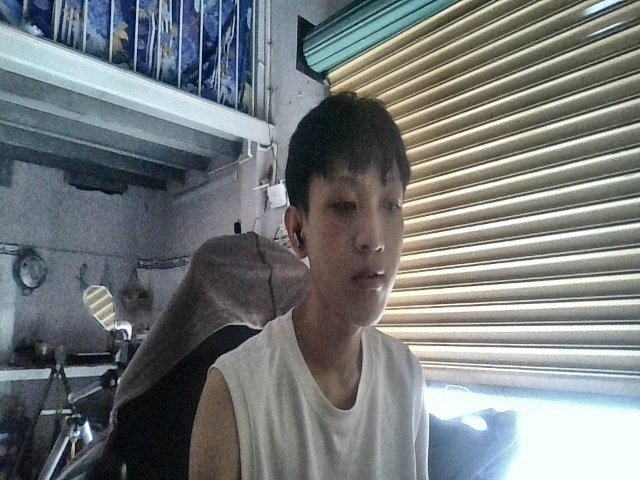
#> input picture WEB-AI-LOCAL-main/WEB-AI-LOCAL-main/debug_bbox.jpg, 640 x 480 px
$ python -i mage_quality.py   (imports and definitions only)   (older library calls are emulated)
#> lines starting #> are read from the running program, lines starting #| are printed output that depends on the picture
#> further down, picture is the input picture: shape (480, 640, 3); mean B, G, R 122.7, 121.8, 117.4
import cv2
import numpy as np
import config


# [9 lines left out: function assess_quality, not called in this run]


def _apply_gamma(img, gamma):
    table = np.array([((i / 255.0) ** gamma) * 255 for i in range(256)]).astype("uint8")
    return cv2.LUT(img, table)


def _clahe_on_lightness(img_bgr, clip=2.0, tile=8):
#> called with clip = 2, tile = 8
    lab = cv2.cvtColor(img_bgr, cv2.COLOR_BGR2LAB)
#> lab: shape (480, 640, 3); mean of channels 0, 1, 2 126.9, 127.1, 127
    l, a, b = cv2.split(lab)
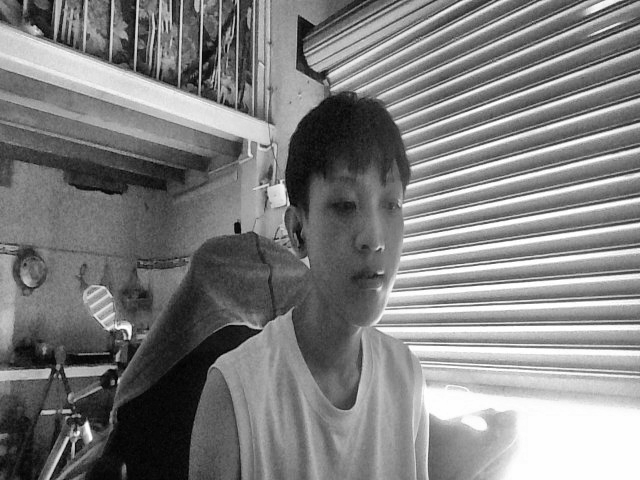
#> l: shape (480, 640); min 0, max 255, mean 126.9
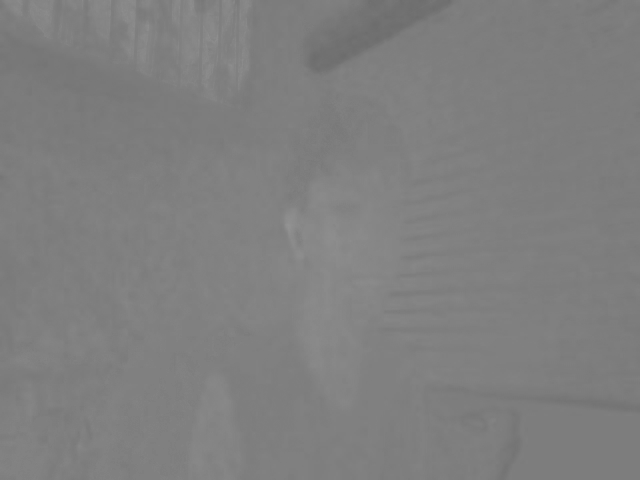
#> a: shape (480, 640); min 108, max 147, mean 127.1
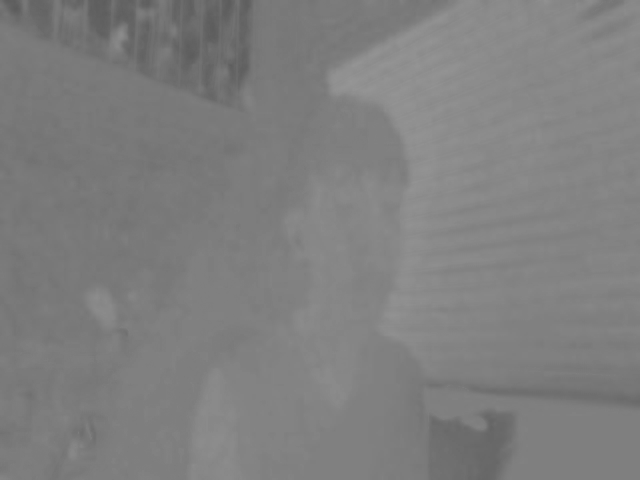
#> b: shape (480, 640); min 92, max 150, mean 127
    clahe = cv2.createCLAHE(clipLimit=clip, tileGridSize=(tile, tile))
    l = clahe.apply(l)
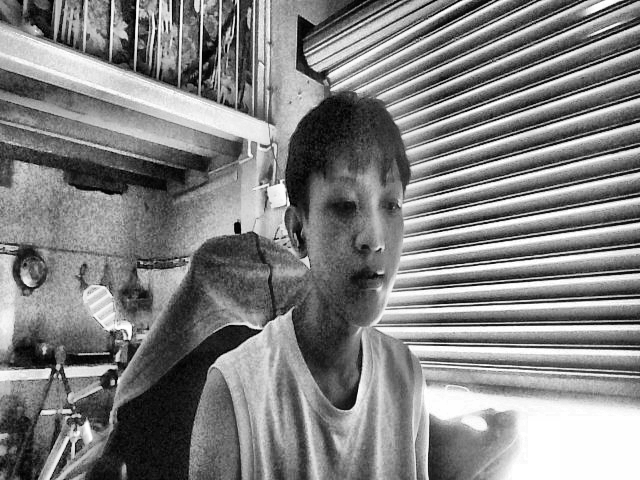
#> l: shape (480, 640); min 0, max 255, mean 129.6
    return cv2.cvtColor(cv2.merge((l, a, b)), cv2.COLOR_LAB2BGR)
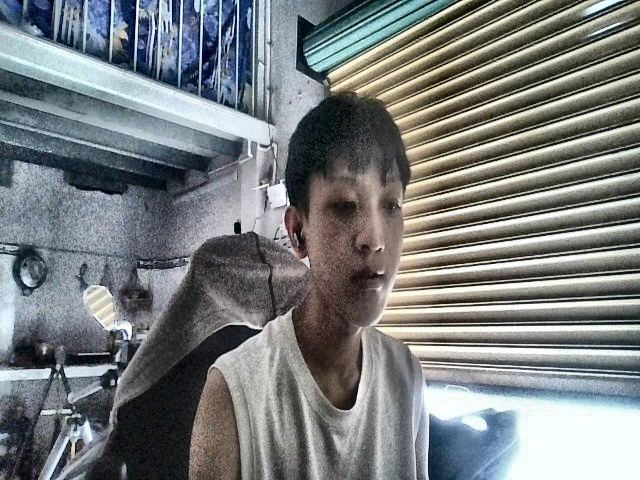
#> returned value: shape (480, 640, 3); mean B, G, R 126, 125.2, 120.6


def _unsharp(img, amount=1.5, sigma=1.2):
    blur = cv2.GaussianBlur(img, (0, 0), sigma)
    return cv2.addWeighted(img, 1 + amount, blur, -amount, 0)


# [6 lines that did not run here, left out]


def enhance_image(img_bgr):
    """
    Tự thích ứng ánh sáng + độ nét.
    Trả về (ảnh đã xử lý, thông tin chất lượng, trạng thái).
    """
    q = assess_quality(img_bgr)
    out = img_bgr
    actions = []

    # 1) Ánh sáng
    if q["brightness"] < config.LOW_LIGHT_MEAN or q["under_ratio"] > config.UNDEREXPOSED_RATIO:
        out = _apply_gamma(out, _auto_gamma(out))
        out = _clahe_on_lightness(out, clip=3.0)
        actions.append("low_light_boost")
    elif q["brightness"] > config.HIGH_LIGHT_MEAN or q["over_ratio"] > config.OVEREXPOSED_RATIO:
        out = _apply_gamma(out, _auto_gamma(out))
        out = _clahe_on_lightness(out, clip=1.5)
        actions.append("glare_reduce")
    else:
        out = _clahe_on_lightness(out, clip=1.5)   # cân bằng nhẹ cho ánh sáng không đều
        actions.append("light_normalize")

    # 2) Độ nét
    if q["sharpness"] < config.BLUR_THRESHOLD:
        out = _unsharp(out, amount=1.5)
        actions.append("sharpen")

    # 3) Nếu quá tối thì khử nhiễu (tăng sáng làm nhiễu nổi lên)
    if "low_light_boost" in actions:
        out = cv2.fastNlMeansDenoisingColored(out, None, 5, 5, 7, 21)

    return out, q, actions


def is_usable(face_bgr):
    """Quality gate trên vùng mặt đã crop. Trả về (ok, lý do)."""
    h, w = face_bgr.shape[:2]
    if min(h, w) < config.MIN_FACE_SIZE:
        return False, "face_too_small"
    q = assess_quality(face_bgr)
    if q["sharpness"] < config.BLUR_REJECT_THRESHOLD:
        return False, "too_blurry"
    if q["over_ratio"] > 0.5:
        return False, "overexposed"
    if q["under_ratio"] > 0.7:
        return False, "too_dark"
    return True, "ok"

>>> import cv2
>>> picture = cv2.imread('../debug_bbox.jpg')
>>> result = _clahe_on_lightness(picture)

$ run again, on WEB-AI-LOCAL-main/WEB-AI-LOCAL-main/debug_frame.jpg
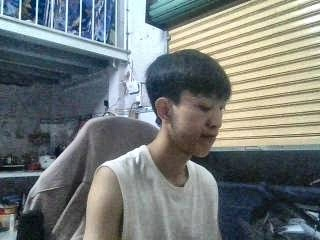
#> input picture WEB-AI-LOCAL-main/WEB-AI-LOCAL-main/debug_frame.jpg, 320 x 240 px
#> picture is the input picture: shape (240, 320, 3); mean B, G, R 122.2, 123.4, 117.6
#> lab: shape (240, 320, 3); mean of channels 0, 1, 2 127.9, 126.3, 127.6
#> in _clahe_on_lightness, `l, a, b = cv2.split(lab)`:
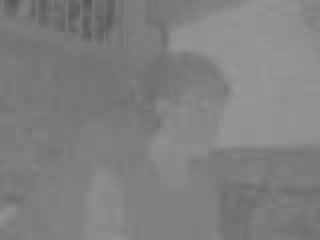
#> b: shape (240, 320); min 87, max 153, mean 127.6
#> in _clahe_on_lightness, `return cv2.cvtColor(cv2.merge((l, a, b)), cv2.COLOR_LAB2BGR)`:
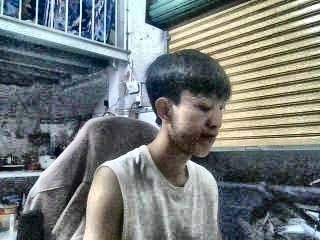
#> returned value: shape (240, 320, 3); mean B, G, R 123.2, 124.3, 118.2
